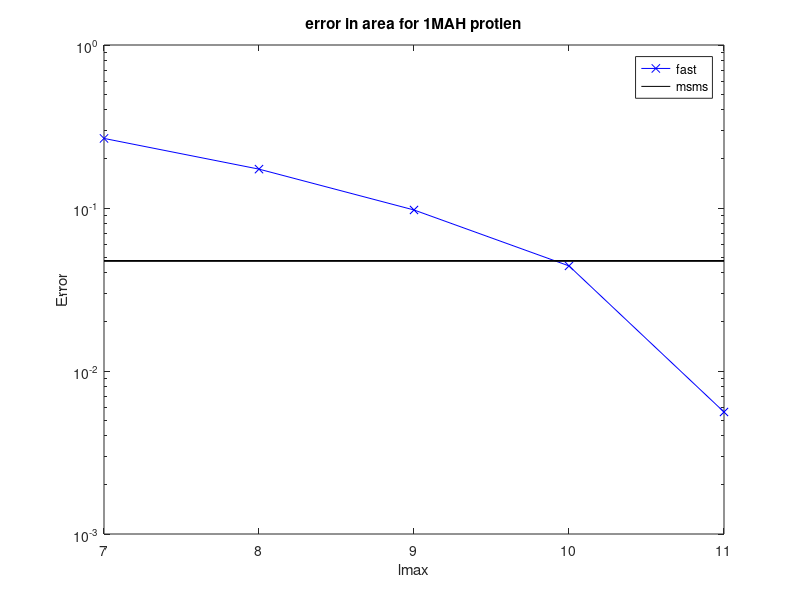

Source code (MATLAB): (Note: this script raises an error after producing the figure.)
clear all;


lmin=[4,4,5,5,5];
lmax=[7,8,9,10,11];
mols=['6rxn'; '1d65'; '2err'; '1aa2'; '2x6a'; '3M3D'; '1mah'; '1fss'; '1OED'; '3ecd'; '1JB0'; '3J6D'];
atoms=[667, 760, 1638, 1755, 4294, 8346, 9133, 9252, 10245, 23468, 34720, 131664];
  

times_fast = zeros(length(atoms), length(lmin));


%%Data from msms_compare.7921000.txt

times_fast(:,1)=[0.342, 0.518, 0.295, 0.473, 0.291, 0.406, 0.323, 0.419, 0.413, 0.358, 0.414, 0.327];
nodes_fast(:,1)=[17510, 28855, 14701, 28491, 14174, 23451, 18263, 25324, 22540, 20233, 23486, 18438];
times_fast(:,2)=[0.808, 1.619, 0.702, 1.432, 0.658, 1.119, 0.827, 1.229, 1.098, 0.937, 1.110, 0.815];
nodes_fast(:,2)=[51880, 100808, 39530, 100898, 36538, 81040, 57253, 89915, 78741, 67744, 85724, 59042];
times_fast(:,3)=[3.272	6.25	2.611	6.286	2.458	4.835	3.403	5.287	4.681	3.828	4.773	3.288];
nodes_fast(:,3)=[232228	447596	174219	452635	161512	369077	260287	408499	395127	320408	445281	294663];
times_fast(:,4)=[10.982	20.836	9.072	22.4	8.297	21.024	14.081	23.685	21.029	16.163	21.687	13.764];
nodes_fast(:,4)=[879936	1735988	644392	2001660	580330	1582491	1060807	1771092	1813669	1361327	2117694	1465829];
times_fast(:,5)=[39.998	77.044	32.771	81.446	32.793	79.384	59.217	89.297	88.526	78.001	115.716	73.956];
nodes_fast(:,5)=[3493670 6806782	2771095	7648041	2575580	7998187	5610226	8985196	9257182	6514929	10240970	7766836];

area_fast(:,1) = [3186.766	2194.445	4254.071	4293.911	10212.342	13562.505	14238.882	15040.804	21841.541	34223.003	61530.231	216033.342];
area_fast(:,2) = [3476.496	2278.592	4643.455	4594.678	11519.834	15124.784	16066.594	16805.523	26104.266	38775.263	70818.872	261243.008];
area_fast(:,3) = [3588.238	2334.928	4880.658	4744.736	12355.79	16244.647	17541.792	17924.725	29090.801	42993.299	79017.092	305499.822];
area_fast(:,4) = [3663.6	2456.839	5029.152	5009.767	12907.532	16924.212	18573.954	18740.888	31009.942	46725.768	85462.103	344314.672];
area_fast(:,5) = [3756.771	2464.306	5441.541	5203.71	13314.989	18916.315	19540.439	21040.447	33422.91	49031.379	89356.528	373388.238];
area_msms = [3405.72 4065.94 5189.28 5389.36 13605.47 17493.79 18509.91 18581.67 32413.19 49791.05 89219.35 403729.06];
area_exact = [3573.8 3827.86 4917.44 5714.00 12969.68 16626.72 19431.54 19495.40 31013.07 47360.27 93297.92 384569.69];


times_msms = [0.07, 0.07 0.10, 0.10, 0.28, 0.38, 0.83, 0.41, 1.95, 2.89, 5.70, 29.74];  

rel_error_fast = area_fast;


for i=1:length(area_fast(1,:))
    rel_error_fast(:,i) = (abs(area_fast(:,i) - area_exact')./area_exact');
    average_error_fast(i) = mean(rel_error_fast(:,i));
end


rel_error_msms = abs(area_msms - area_exact)./area_exact; 
average_error_msms = mean(rel_error_msms);
%% plot!

figure(1);
semilogy(lmax,rel_error_fast(7,:),'b-x'); hold on;
semilogy(lmax, ones(length(lmax))*rel_error_msms(7),'-k'); hold off;
title('error in area for 1MAH protien')
xlabel('lmax');
ylabel('Error');
set(gca, 'XTick', [7 8 9 10 11]);
legend('fast','msms');
fixfig;

figure(2)
loglog(atoms, rel_error_fast(:,1),'r-'); hold on;
loglog(atoms, rel_error_fast(:,2),'g-.');
loglog(atoms, rel_error_fast(:,3),'b--');
loglog(atoms, rel_error_fast(:,4),'m--');
loglog(atoms, rel_error_fast(:,5),'k--');hold off;
title('Error in surface area')
xlabel('atoms');
ylabel('error in area for 1MAH protien');
legend('fast 4,7', 'fast 4,8', 'fast 5,9', 'fast 5,10', 'fast 5,11', 'msms');
fixfig;

%}
figure(4)
loglog(atoms, times_fast(:,1),'r-'); hold on;
loglog(atoms, times_fast(:,3),'g-.');
loglog(atoms, times_fast(:,5),'b--');
loglog(atoms, times_msms,'k-');hold off;

%loglog(atoms, times_msms,'k-'); 



legend('Fast 4,7', 'Fast 5,9', 'Fast 5,11', 'MSMS');
xlabel('number of atoms');
ylabel('time (s)');
fixfig();





